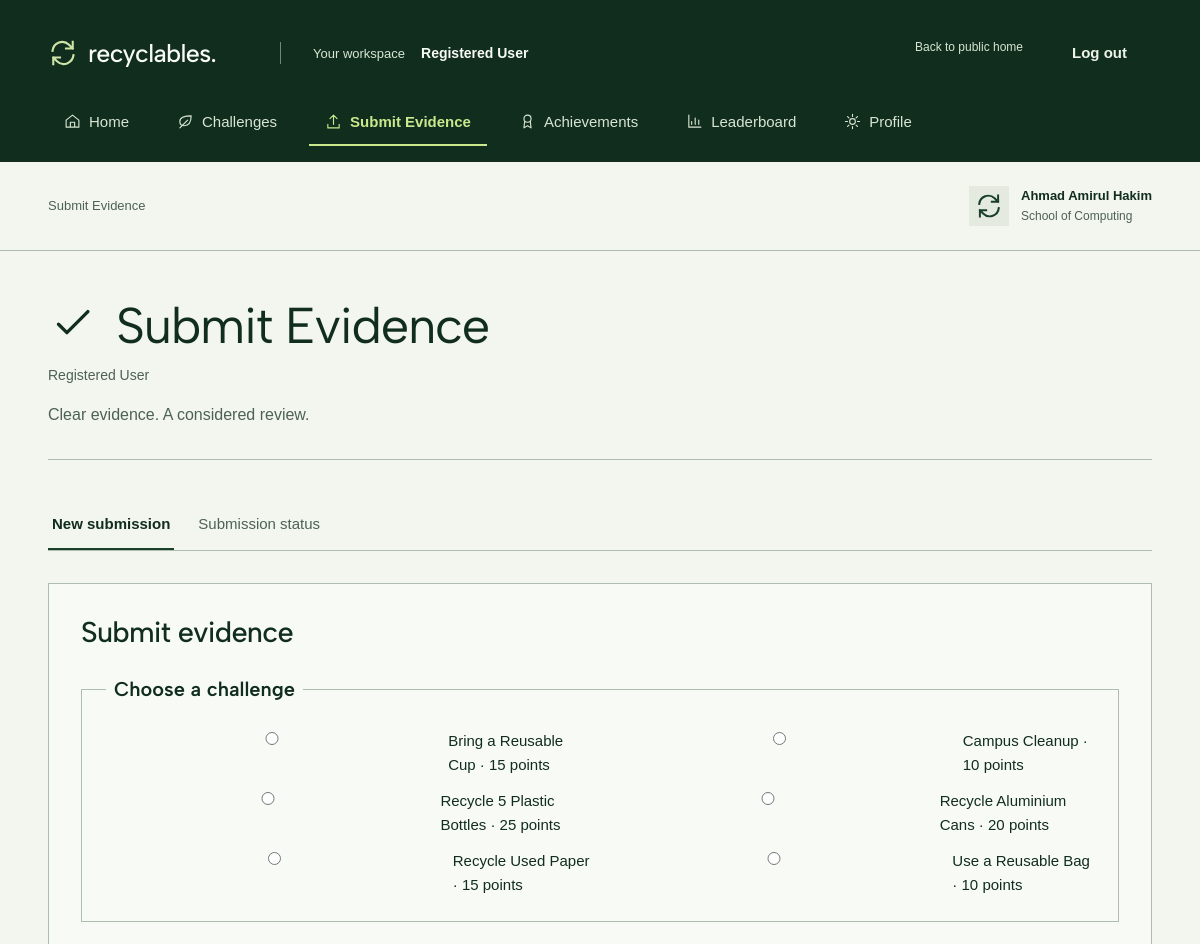
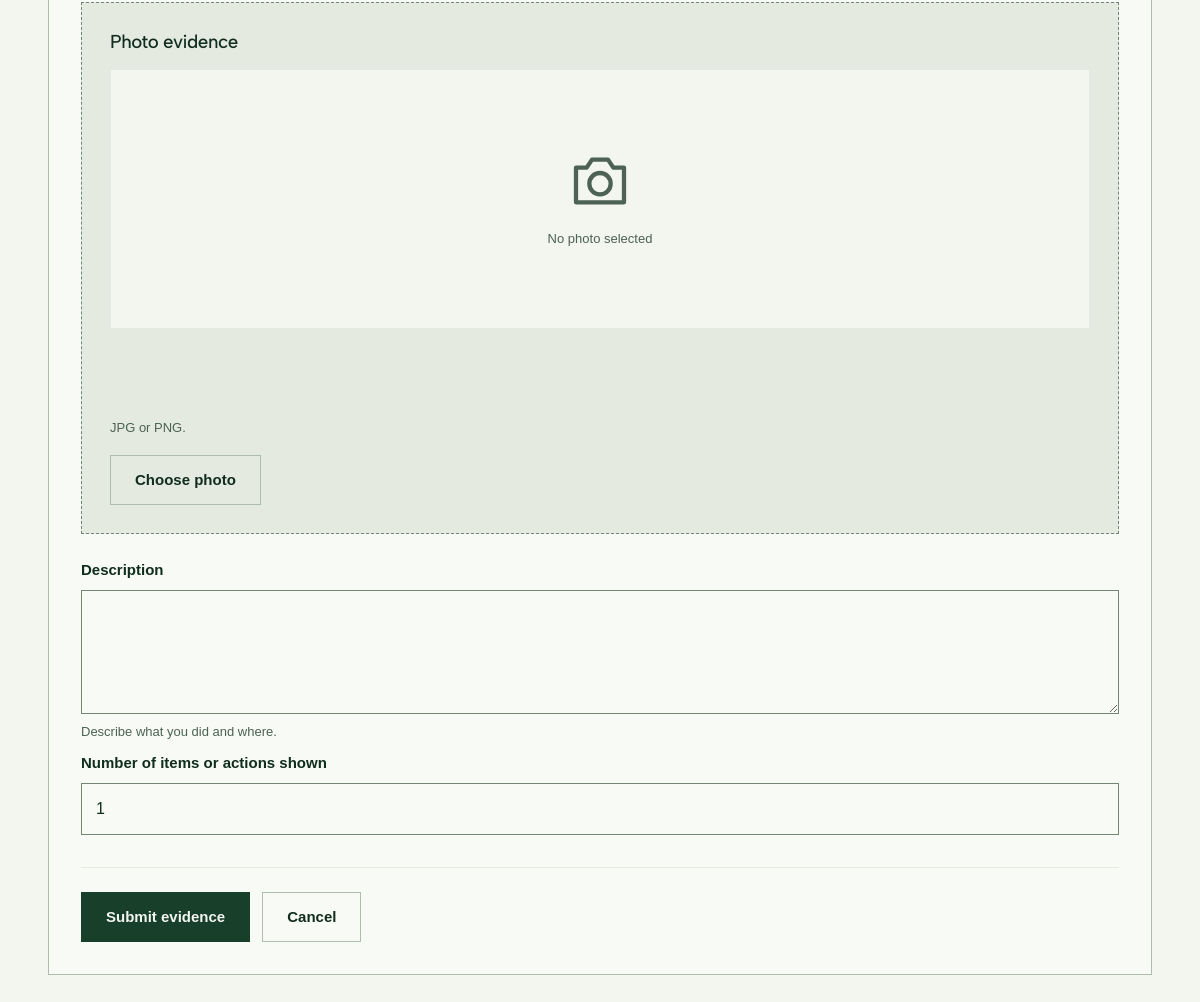
Page /user/evidence.php (signed in) on the committed database (2 pictures, top to bottom).
### tables this page shows
CREATE TABLE IF NOT EXISTS users (
    id INT AUTO_INCREMENT PRIMARY KEY,
    full_name VARCHAR(100) NOT NULL,
    email VARCHAR(254) NOT NULL UNIQUE,
    university_id VARCHAR(20) NOT NULL UNIQUE,
    faculty VARCHAR(100) NOT NULL,
    password VARCHAR(255) NOT NULL,
    role ENUM('user','faculty','coordinator','admin') NOT NULL DEFAULT 'user',
    status ENUM('active','suspended','inactive') NOT NULL DEFAULT 'active',
    can_join TINYINT NOT NULL DEFAULT 1,
    can_submit TINYINT NOT NULL DEFAULT 1,
    created_at TIMESTAMP NOT NULL DEFAULT CURRENT_TIMESTAMP,
    CONSTRAINT chk_academic_faculty CHECK (role NOT IN ('user','faculty') OR faculty IN ('School of Computing','School of Engineering','School of Business','School of Media')),
    CONSTRAINT chk_student_identity CHECK (role <> 'user' OR (email LIKE '%@mail.apu.edu.my' AND email REGEXP '^[^[:space:]@]+@mail[.]apu[.]edu[.]my$' AND CHAR_LENGTH(university_id)=8 AND BINARY university_id REGEXP '^TP[0-9]{6}$'))
);

CREATE TABLE IF NOT EXISTS challenges (
    id INT AUTO_INCREMENT PRIMARY KEY,
    title VARCHAR(180) NOT NULL,
    category VARCHAR(50) NOT NULL,
    description TEXT NOT NULL,
    tracked_item VARCHAR(80) NOT NULL DEFAULT 'Approved activity',
    points INT NOT NULL DEFAULT 0,
    start_date DATE NOT NULL,
    end_date DATE NOT NULL,
    submission_limit INT NOT NULL DEFAULT 1,
    eligibility VARCHAR(50) NOT NULL DEFAULT 'Students and staff',
    completion_requirement VARCHAR(255) NOT NULL DEFAULT '',
    status ENUM('open','closed','draft') NOT NULL DEFAULT 'open',
    image VARCHAR(100) NOT NULL DEFAULT '',
    created_by INT NULL,
    FOREIGN KEY (created_by) REFERENCES users(id) ON DELETE SET NULL
);

### includes/functions.php (called while the page is built, shortened)
<?php
function e($value) {
    return htmlspecialchars((string)$value, ENT_QUOTES, 'UTF-8');
}
function query($sql, $values = []) {
    global $conn;
    $stmt = mysqli_prepare($conn, $sql);
    if ($values) mysqli_stmt_bind_param($stmt, str_repeat('s', count($values)), ...$values);
    mysqli_stmt_execute($stmt);
    return $stmt;
}
function rows($sql, $values = []) {
    return mysqli_fetch_all(mysqli_stmt_get_result(query($sql, $values)), MYSQLI_ASSOC);
}
function one($sql, $values = []) {
    $records = rows($sql, $values);
    return $records[0] ?? null;
}

### includes/bootstrap.php (called while the page is built, shortened)
<?php
require_once __DIR__ . '/routes.php';
require_once __DIR__ . '/functions.php';
try {
    if (isset($_SESSION['user_id'])) {
        $user = one('SELECT * FROM users WHERE id = ? AND status = ?', [$_SESSION['user_id'], 'active']);
    }
} catch (mysqli_sql_exception $exception) {
    error_log($exception->getMessage());
    http_response_code(503);
    exit('Database unavailable. Start MySQL in XAMPP, run the supplied setup SQL in phpMyAdmin, and check includes/config.php.');
}

### includes/data.php (called while the page is built, shortened)
<?php
$section = basename($page, '.php');
$role = $user['role'] ?? '';
$uid = $user['id'] ?? 0;

### includes/routes.php (called while the page is built, shortened)
<?php
function screen_page($screens,$default) {
    $view=$_GET['view'] ?? $default;
    return $screens[$view];
}

### includes/evidence_choices.php (the view, shortened to what this page needs)
<?php
$choices=rows("SELECT c.* FROM challenges c JOIN user_challenges uc ON uc.challenge_id=c.id WHERE uc.user_id=? AND c.status='open' AND c.start_date<=CURDATE() AND c.end_date>=CURDATE() ORDER BY c.title",[$uid]);
foreach ($choices as $choice) {
    $chosen=(int)($_POST['challenge-id'] ?? $_GET['challenge_id'] ?? 0) === (int)$choice['id'];
?>
<label class="check-option">
  <input form="backend-form" type="radio" name="challenge-id" value="<?= (int)$choice['id'] ?>" required <?= $chosen ? 'checked' : '' ?>>
  <span><?= e($choice['title']) ?> · <?= e($choice['points']) ?> points</span>
</label>
<?php } ?>

### includes/layout.php (shortened to what this page needs)
<?php
function page_start($title,$location,$dialog=false) {
    global $user,$base,$role,$section;
?>
<!DOCTYPE html>
<html lang="en" class="workspace-page">
<head>
  <link rel="stylesheet" href="../styles.css">
  <link rel="stylesheet" href="../assets/finishing.css?v=tiers-1">
</head>
<body<?= $dialog ? '' : ' class="app-shell"' ?>>
<?php switch($role) {
case 'user': ?>
<aside class="app-sidebar" aria-label="Registered User workspace">
      <a class="brand" href="../index.php">
        <img src="../assets/brand-mark.svg" alt="" width="32" height="32">
        <span>recyclables.</span>
      </a>
      <div class="sidebar-context">
        <span class="eyebrow">Your workspace</span>
        <strong>Registered User</strong>
      </div>
      <nav class="sidebar-nav" aria-label="Workspace navigation">
        <a class="sidebar-link<?= $section === 'home' ? ' is-active' : '' ?>" href="../user/home.php?view=overview">
          <svg class="icon" aria-hidden="true" viewbox="0 0 24 24">
            <path d="m3 10 9-7 9 7v10H3V10Zm6 10v-7h6v7"></path>
          </svg>
          <span>Home</span>
        </a>
        <a class="sidebar-link<?= str_starts_with($section, 'challenges') ? ' is-active' : '' ?>" href="../user/challenges.php?view=challenges-browse">
          <svg class="icon" aria-hidden="true" viewbox="0 0 24 24">
            <path d="M20 4c0 9-4 14-10 14-4 0-6-2-6-6C4 6 11 4 20 4Z"></path>
            <path d="m4 21 11-11"></path>
          </svg>
          <span>Challenges</span>
        </a>
        <a class="sidebar-link<?= str_starts_with($section, 'submit') ? ' is-active' : '' ?>" href="../user/evidence.php?view=submit-evidence-new-submission">
          <svg class="icon" aria-hidden="true" viewbox="0 0 24 24">
            <path d="M12 16V3m-5 5 5-5 5 5M4 16v5h16v-5"></path>
          </svg>
          <span>Submit Evidence</span>
        </a>
        <a class="sidebar-link<?= str_starts_with($section, 'achievements') ? ' is-active' : '' ?>" href="../user/account.php?view=achievements-earned">
          <svg class="icon" aria-hidden="true" viewbox="0 0 24 24">
            <circle cx="12" cy="8" r="5"></circle>
            <path d="m8 12-1 9 5-3 5 3-1-9"></path>
          </svg>
          <span>Achievements</span>
        </a>
        <a class="sidebar-link<?= str_starts_with($section, 'leaderboard') ? ' is-active' : '' ?>" href="../user/account.php?view=leaderboard-individual-ranking">
          <svg class="icon" aria-hidden="true" viewbox="0 0 24 24">
            <path d="M4 3v17h17M8 16v-4m5 4V7m5 9v-6"></path>
          </svg>
          <span>Leaderboard</span>
        </a>
        <a class="sidebar-link<?= str_starts_with($section, 'profile') ? ' is-active' : '' ?>" href="../user/account.php?view=profile-profile">
          <svg class="icon" aria-hidden="true" viewbox="0 0 24 24">
            <circle cx="12" cy="12" r="4"></circle>
            <path d="M12 2v3m0 14v3M2 12h3m14 0h3M5 5l2 2m10 10 2 2M5 19l2-2M17 7l2-2"></path>
          </svg>
          <span>Profile</span>
        </a>
      </nav>
      <div class="sidebar-bottom">
        <a class="sidebar-back" href="../index.php">Back to public home</a>
      <form method="post"><?php echo csrf_field(); ?><input type="hidden" name="action" value="logout"><button class="button button--quiet" type="submit">Log out</button></form></div>
    </aside>
<?php break;
case 'faculty': ?>
<?php break;
} ?>
<header class="workspace-header">
  <span class="workspace-location"><?= e($location) ?></span>
  <div class="account-chip">
    <img class="avatar" src="../assets/brand-mark.svg" alt="" width="32" height="32">
    <div><strong><?= e($user['full_name']) ?></strong><span><?= e($user['faculty']) ?></span></div>
  </div>
</header>
<?php }
function page_end() { ?>
</body>
</html>
<?php }
function section_icon($name) {
    $paths=[
        'home'=>'m3 10 9-7 9 7v10H3V10Zm6 10v-7h6v7',
        'challenges'=>'M20 4c0 9-4 14-10 14-4 0-6-2-6-6C4 6 11 4 20 4ZM4 21l11-11',
        'submissions'=>'m5 12 4 4L19 6',
        'campaigns'=>'M3 5h18v16H3zM7 3v4m10-4v4M3 11h18',
        'reports'=>'M5 3h9l5 5v13H5V3Zm9 0v5h5M8 12h8m-8 4h8',
        'users'=>'M9 11a4 4 0 1 0 0-8 4 4 0 0 0 0 8ZM2 21v-3a7 7 0 0 1 14 0v3M17 4a4 4 0 0 1 0 8m3 9v-3',
        'achievements'=>'M12 13a5 5 0 1 0 0-10 5 5 0 0 0 0 10Zm-4-1-1 9 5-3 5 3-1-9',
        'announcements'=>'m3 10 17-6v15L3 14v-4Zm4 5 2 6h4l-2-5',
        'analytics'=>'M4 3v17h17M8 16v-4m5 4V7m5 9v-6',
        'profile'=>'M12 13a5 5 0 1 0 0-10 5 5 0 0 0 0 10ZM3 22a9 9 0 0 1 18 0'
    ];
    $name=strtolower($name);
    if (str_contains($name,'evidence')) $name='submissions';
    return '<svg class="heading-icon" aria-hidden="true" viewBox="0 0 24 24"><path d="'.($paths[$name] ?? $paths['home']).'"></path></svg>';
}

### assets/finishing.css (style rules this page uses)
.heading-icon { display:inline-block;width:1em;height:1em;vertical-align:-.12em;margin-right:.35em;fill:none;stroke:currentColor;stroke-width:1.6;stroke-linecap:round;stroke-linejoin:round }
.account-chip .avatar { padding:6px;box-sizing:border-box }
.sidebar-bottom button { color:#eef3e8 }

### rows in the picture
users: full_name "Ahmad Amirul Hakim", faculty "School of Computing"
challenges: challenge-id "☐ Bring a Reusable Cup · 15 poin", title "Bring a Reusable Cup", points "15"
challenges: challenge-id "☐ Campus Cleanup · 10 points", title "Campus Cleanup", points "10"
challenges: challenge-id "☐ Recycle 5 Plastic Bottles · 25", title "Recycle 5 Plastic Bottles", points "25"
challenges: challenge-id "☐ Recycle Aluminium Cans · 20 po", title "Recycle Aluminium Cans", points "20"
challenges: challenge-id "☐ Recycle Used Paper · 15 points", title "Recycle Used Paper", points "15"
challenges: challenge-id "☐ Use a Reusable Bag · 10 points", title "Use a Reusable Bag", points "10"

### other values in the picture
$location "Submit Evidence"
